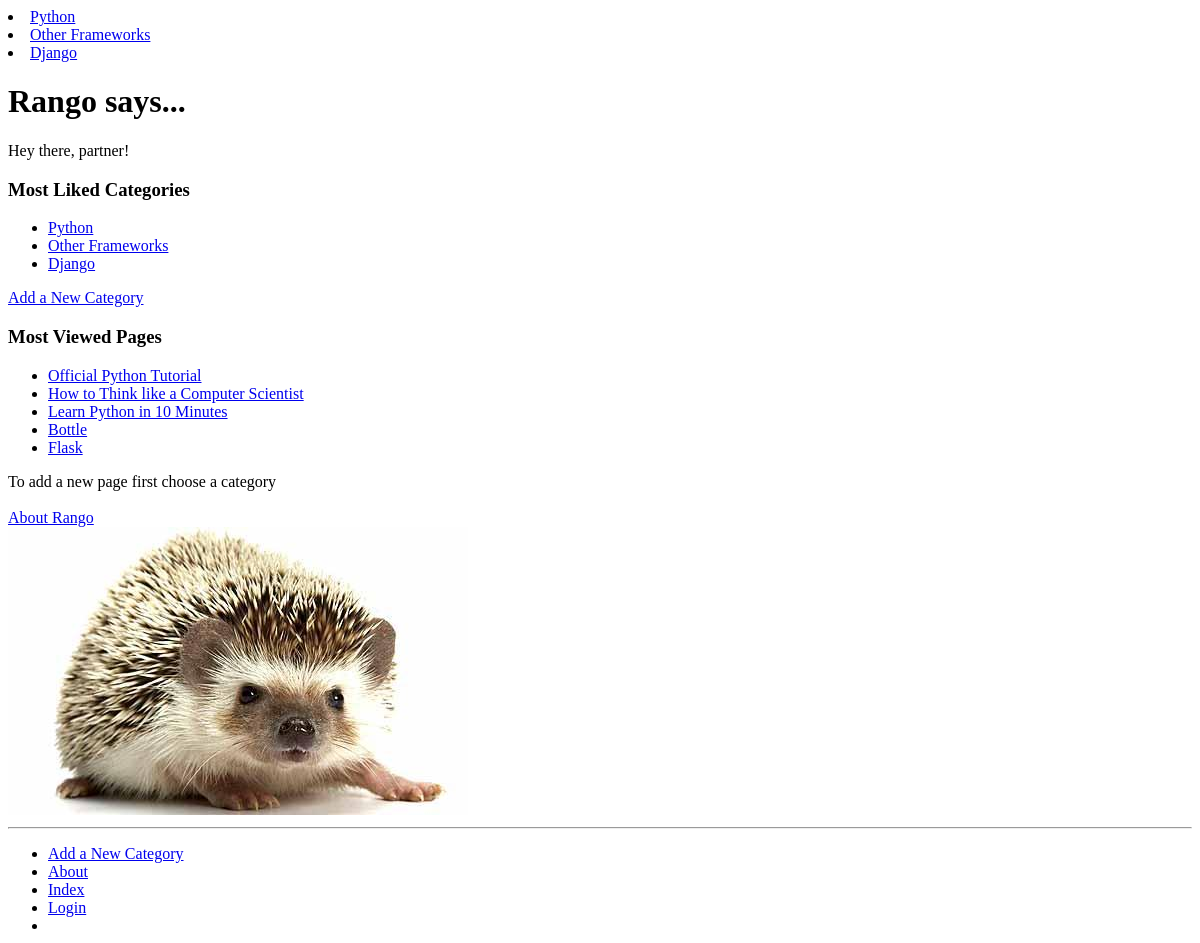
The app's page /, older data.
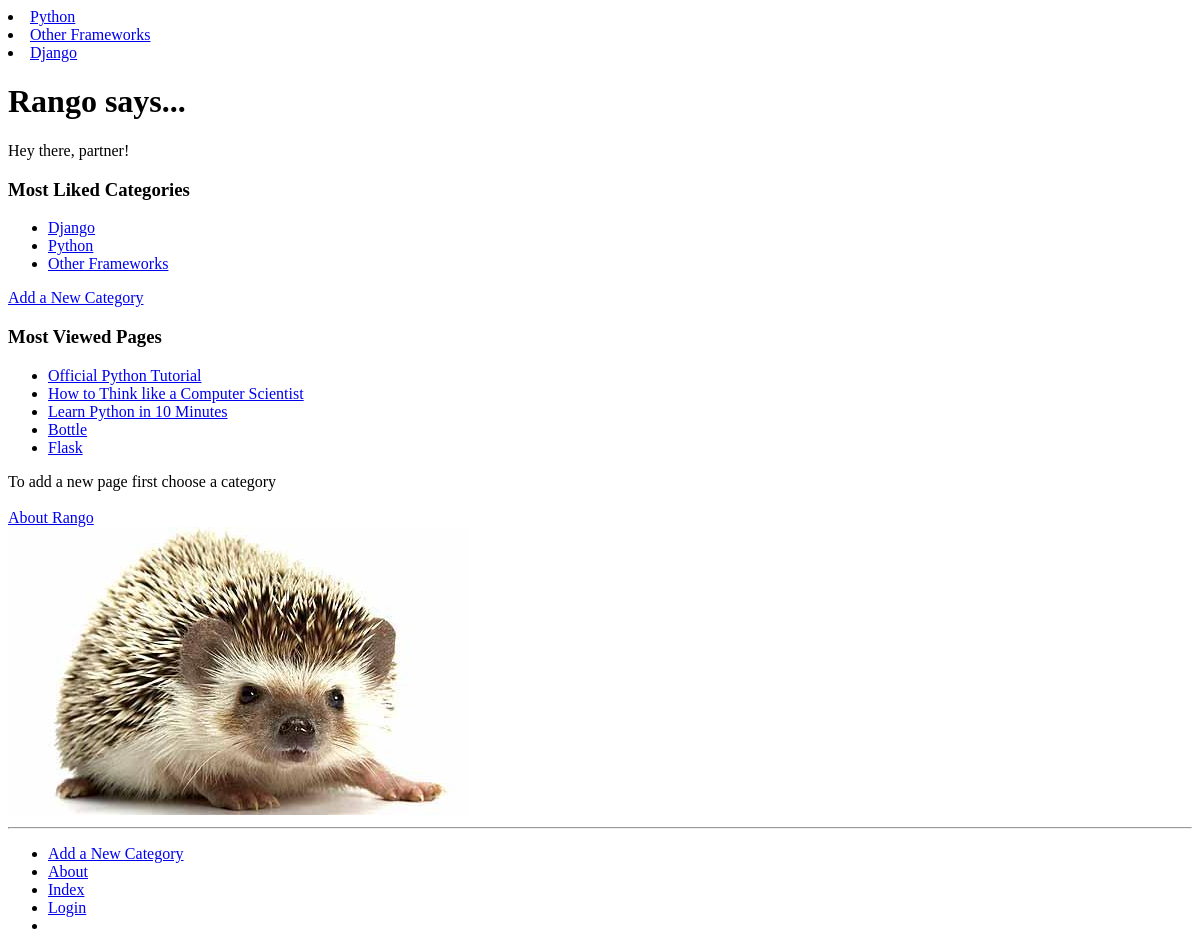
The same page, newer data.
### rango/models.py (models this page shows, shortened)
class Category(models.Model):
	name = models.CharField(max_length=128, unique=True)
	views = models.IntegerField(default=0)
	likes = models.IntegerField(default=0)
	slug = models.SlugField()
	slug = models.SlugField(unique=True)
	class Meta:
		verbose_name_plural = 'Categories'

class Page(models.Model):
    category = models.ForeignKey(Category)
    title = models.CharField(max_length=128)
    url = models.URLField()
    views = models.IntegerField(default=0)

### rango/views.py (the view)
# urls.py: urlpatterns = [ url(r'^$', views.index, name='index'),
def index(request):
	request.session.set_test_cookie()
	page_list = Page.objects.order_by('-views')[:5]
	category_list = Category.objects.order_by('-likes')[:5]
	context_dict = {'categories': category_list, 'pages': page_list}
	response = render(request, 'rango/index.html', context_dict)
	return response

### rango/templatetags/rango_template_tags.py (called while the page is built)
@register.inclusion_tag('rango/cats.html')
def get_category_list(cat=None):
	return {'cats': Category.objects.all(), 'act_cat': cat}

### templates/rango/index.html (shortened to what this page needs)
{% extends 'rango/base.html' %}
{% load staticfiles %}
{% block body_block %}
	<div>
		<h1>Rango says...</h1>
			Hey there, partner!
	</div>
		<div>
			<div>
				<h3>Most Liked Categories</h3>
			</div>
         	{% if categories %}
             <ul>
                 {% for category in categories %}
                 	<li><a href="{% url 'show_category' category.slug %}">{{ category.name }}</a></li>
                 {% endfor %}
				 </div>
					<a href="/rango/add_category/">Add a New Category</a><br />
        {% else %}
             <strong>There are no categories present.</strong>
        {% endif %}
				<div>
					<div>
						<h3>Most Viewed Pages</h3>
					</div>
	         	   {% if pages %}
	             	<ul>
	                 {% for page in pages %}
	                 <li><a href="{{ page.url }}">{{ page.title }}</a></li>
	                 {% endfor %}
	             	</ul>
	        		{% else %}
	             <strong>There are no categories present.</strong>
	       	  		{% endif %}
			</div>
		<div>
			To add a new page first choose a category <br> <br>
			<a href="/rango/about/">About Rango</a><br />
		</div>
        <img src="{% static "images/rango.jpg" %}" alt="Picture of Rango" />
{% endblock %}

### templates/rango/base.html (shortened to what this page needs)
<!DOCTYPE html>
{% load staticfiles %}
{% load rango_template_tags %}
<html>
	<head>
	</head>
	<body>
		<div>
		{% block sidebar_block %}
			{% get_category_list category %}
		{% endblock %}
		</div>
		<div>
			{% block body_block %}
			{% endblock %}
		</div>
		<hr />
		<div>
			<ul>
				<li><a href="{% url 'add_category' %}">Add a New Category</a></li>
				<li><a href="{% url 'about' %}">About</a></li>
				<li><a href="{% url 'index' %}">Index</a></li>
				<li><a href="{% url 'login' %}">Login</a><li>
			</ul>
		</div>
	</body>
	</html>

### templates/rango/cats.html
{% for c in cats %}
	{% if c == act_cat %}
		<li>
		<strong>
			<a href="{% url 'show_category' c.slug %}">{{ c.name }}</a>
		</strong>
		</li>
	{% else %}
		<li>
			<a href="{% url 'show_category' c.slug %}">{{ c.name }}</a>
		</li>
	{% endif %}
{% endfor %}

Row changes from the older to the newer data that the page shows:
changed Category "Django": moves up the list
